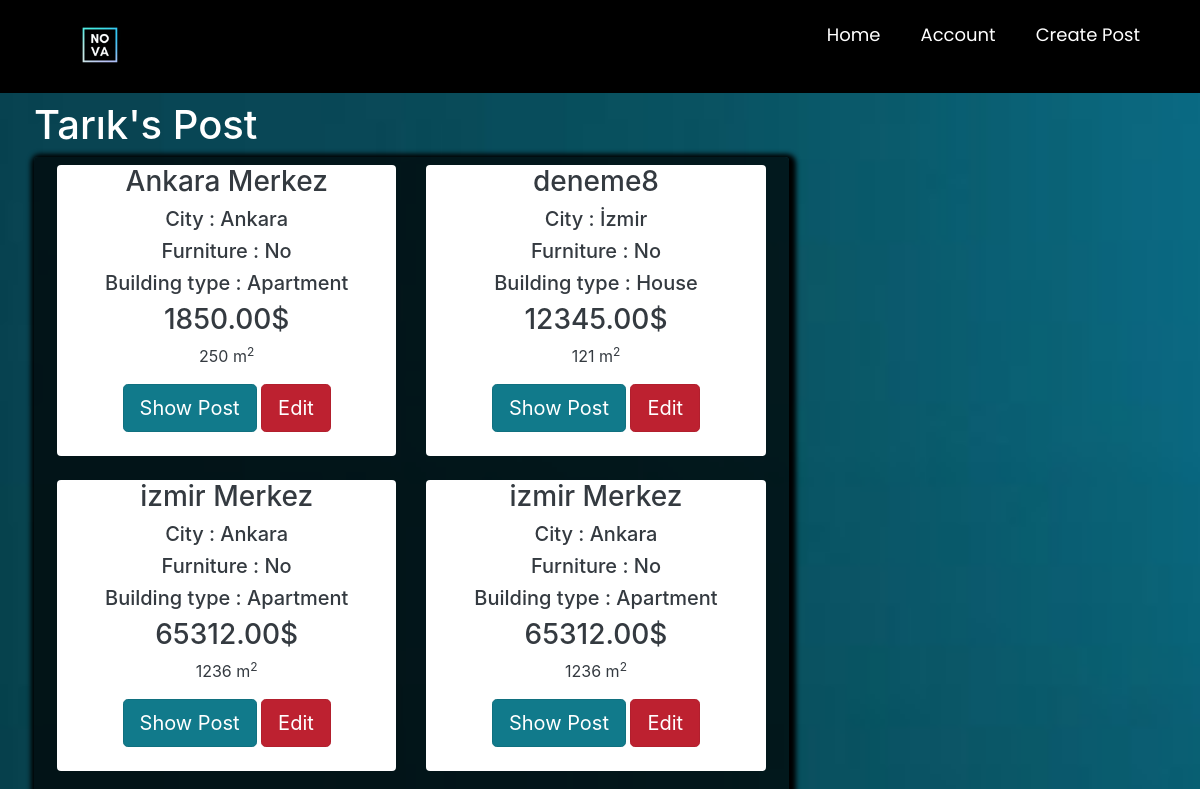
The app's page /listaddedposts/ (signed in, upper part), older data.
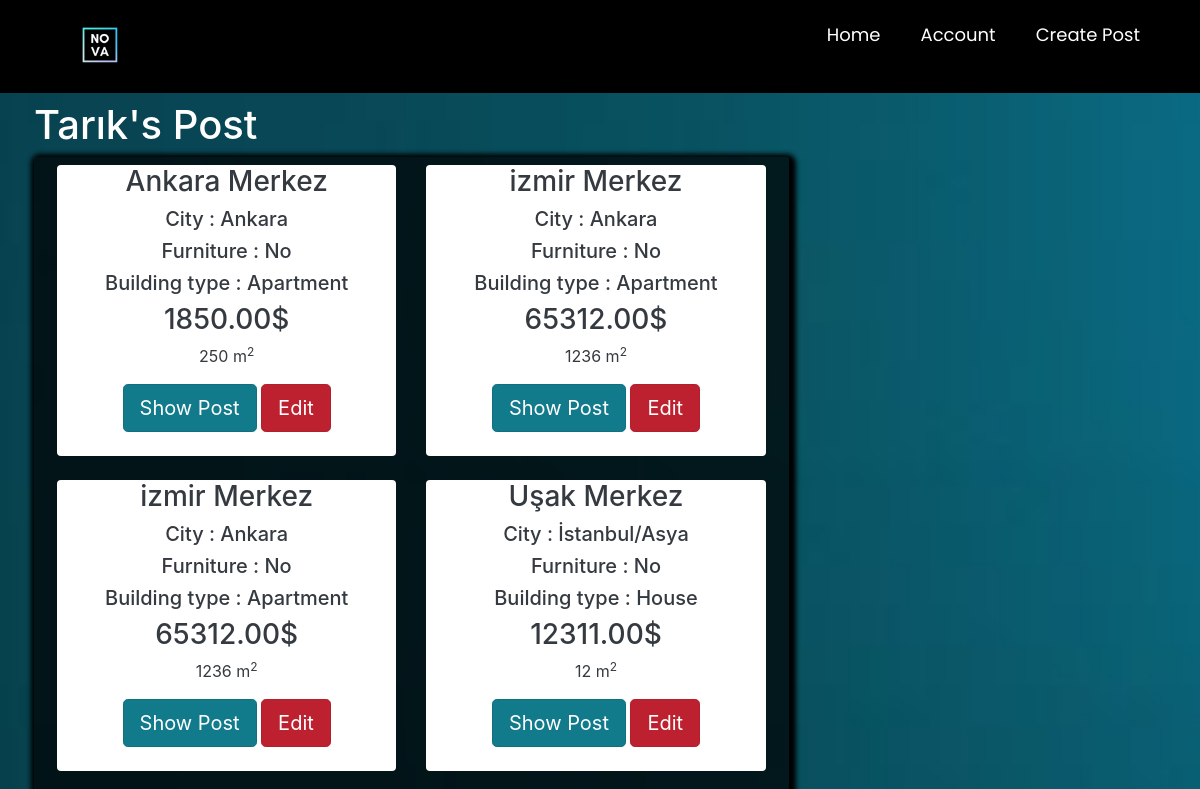
The same page, newer data.
### main/models.py (models this page shows, shortened)
class Post(models.Model):
    ouruser = models.ForeignKey(ourUser, null=True, on_delete=models.CASCADE)
    post_title = models.CharField(max_length=255,null=True)
    post_description = models.TextField()
    price = models.DecimalField(decimal_places=2 , max_digits=12)
    location = models.CharField(max_length=255,null=True,choices=city)
    postType = models.CharField(choices=RorS , max_length=50, null=True , default='For Sale')
    floor = models.DecimalField(decimal_places=0 , max_digits=3 ,null=True)
    building_age = models.DecimalField(decimal_places=0, max_digits=2 , null=True)
    area = models.DecimalField(decimal_places=0,max_digits=4 ,null=True)
    isFurniture = models.CharField(choices=Furniture ,null=True,max_length=50,default="No")
    building_type = models.CharField(choices=b_types ,null=True ,max_length=50)
    room = models.DecimalField(decimal_places=0 , max_digits=3 ,null=True)

### main/views.py (the view)
# urls.py: path('listaddedposts/',views.listaddedposts, name="listaddedposts" ),
@login_required
def listaddedposts(request):
    fuser = ourUser.objects.get(user_id=request.user.id)
    posts = Post.objects.all().filter(ouruser=fuser)
    mydict  =  { 'posts':posts , 'fuser':fuser}
    return render(request, 'main/listaddedposts.html',context = mydict)

### main/templates/main/listaddedposts.html (shortened to what this page needs)
{% extends 'main/mainpage.html' %}
{% load static %}
{% block content %}
<head>
    <link href="//maxcdn.bootstrapcdn.com/bootstrap/4.1.1/css/bootstrap.min.css" rel="stylesheet" id="bootstrap-css">
    <link rel="stylesheet" href="https://stackpath.bootstrapcdn.com/bootstrap/4.1.3/css/bootstrap.min.css"
>
    <link rel="stylesheet" href="https://use.fontawesome.com/releases/v5.3.1/css/all.css"
>
</head>
<div class="container p-1 my-1 text-white rounded">
    <h1>{{fuser.first_name}}'s Post</h1>
<div class="col-md-8 rounded" style=" box-shadow: 2px 2px 5px 5px #000000;background-color: rgba(0,0,0,0.7)">
            <div class="row p-2 my-2">
                {% if posts %}
                {% for i in posts %}
                <div class="col-md-6 ">
                    <div class="container-fluid bg-white rounded text-dark" style="text-align:center;">
                        <h3>{{ i.post_title }}</h3>
                        <h5>City : {{ i.location }}</h5>
                        <h5>Furniture : {{ i.isFurniture }}</h5>
                        <h5>Building type : {{ i.building_type }}</h5>
                        <h3>{{ i.price }}$</h3>
                        <p class="descroption">{{i.area}} m<sup>2</sup></p>
                        <a href="{% url 'product_details' i.id %}" class="btn btn-info btn-lg active" role="button"
                           aria-pressed="true">Show Post</a>
                         <a href="{% url 'editpost' i.id %}" class="btn btn-danger btn-lg active" role="button"
                           aria-pressed="true">Edit</a>
                        <br><br>
                    </div>
                    <br>
                </div>
                {% endfor %}
                 {%else%}
                <h3>You dont have any post yet</h3>
                <h2>If you want to post <a href="{% url 'createpost' %}">click here</a></h2>
                {% endif %}
            </div>
        </div>
</div>
{% endblock %}

Row changes from the older to the newer data that the page shows:
removed Post: post_title "deneme8", location "İzmir", isFurniture "No", building_type "House", price "12345.00", area "121"
now on this page (row unchanged): Post: post_title "Uşak Merkez", location "İstanbul/Asya", isFurniture "No", building_type "House", price "12311.00", area "12"
